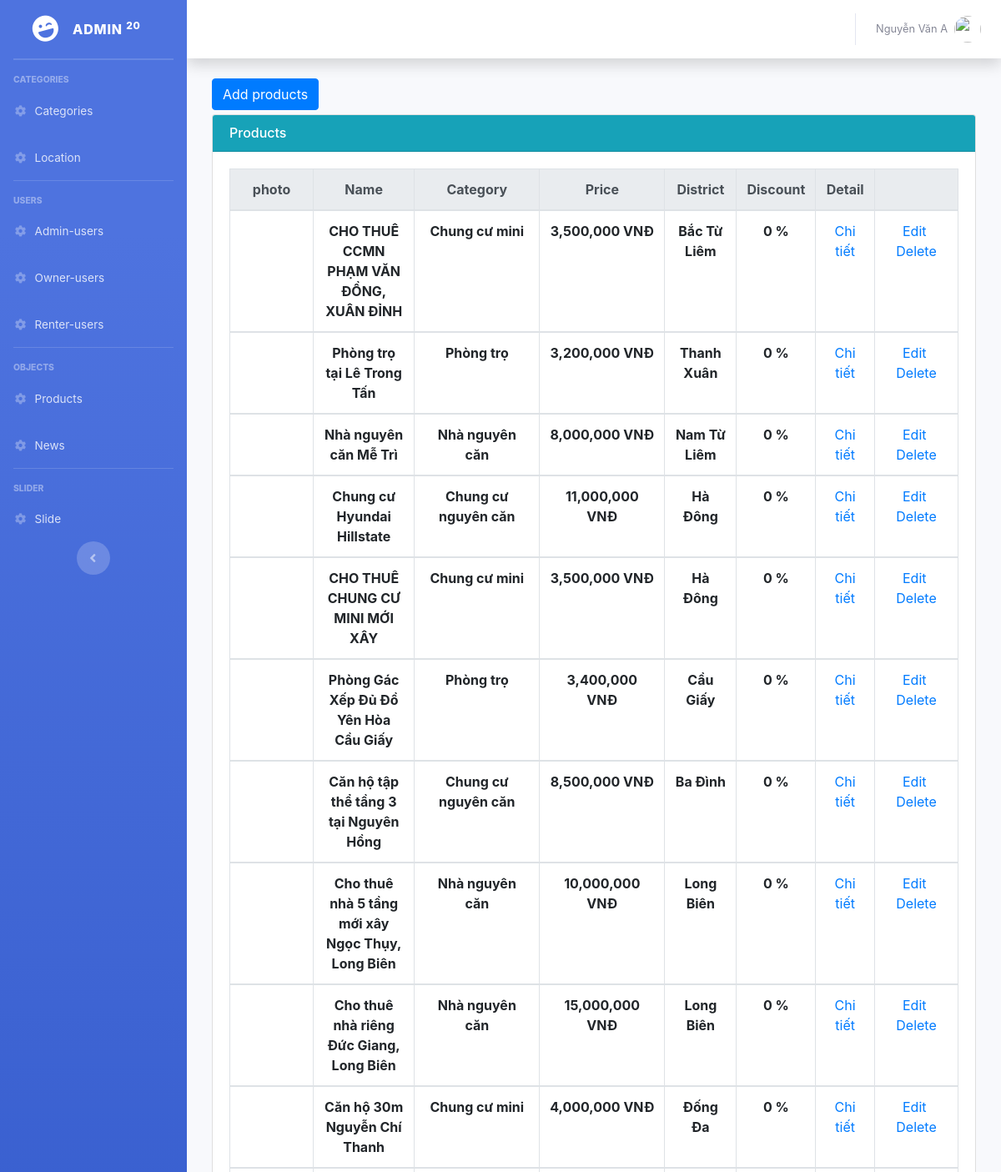
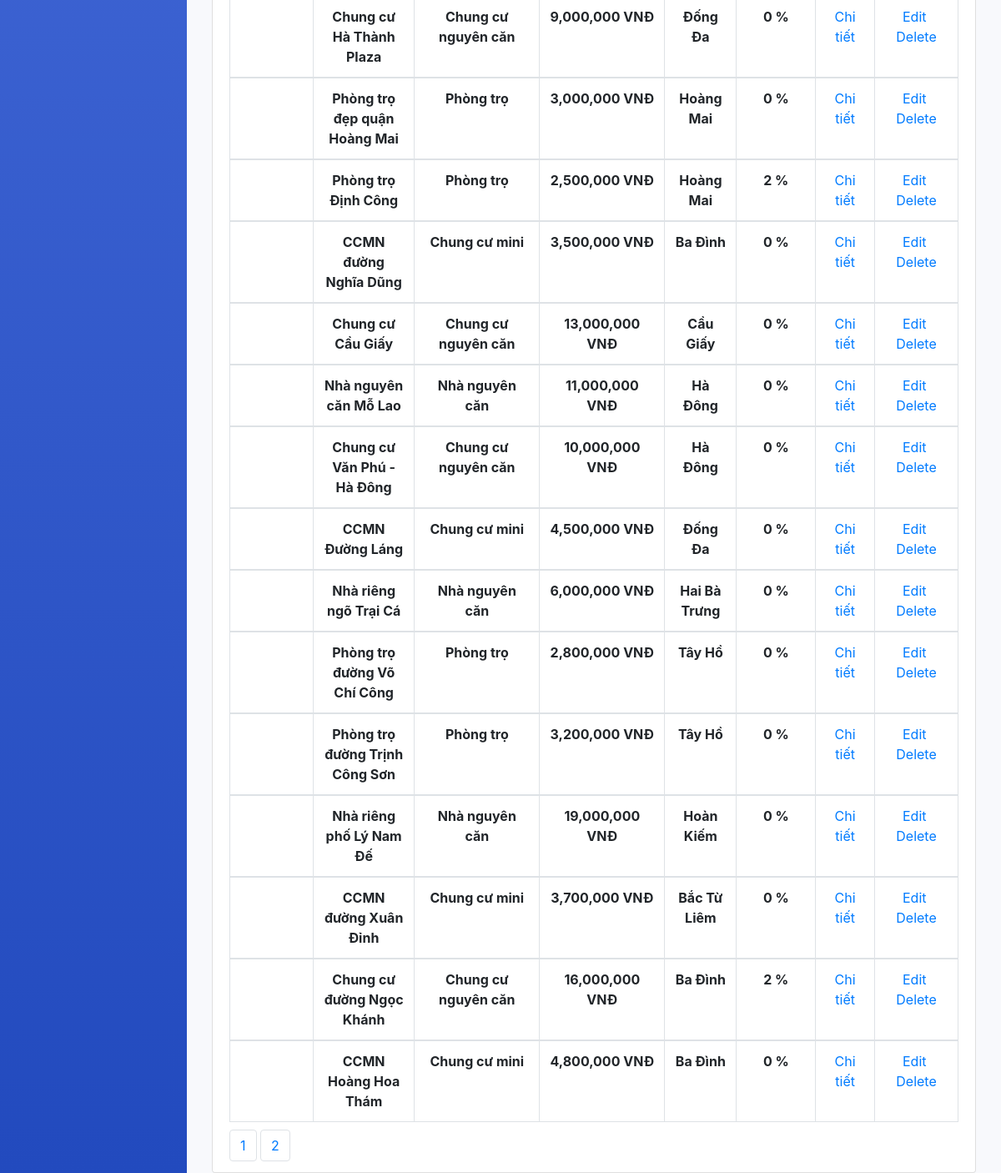
Page /Backend/Admin/index.php?controller=products&action=read (signed in) on the committed database (2 pictures, top to bottom).
### tables this page shows
CREATE TABLE `products` (
  `id` int(11) NOT NULL,
  `name` varchar(500) NOT NULL,
  `photo` varchar(255) NOT NULL,
  `owner_id` int(11) NOT NULL,
  `category_id` int(11) NOT NULL,
  `location_id` int(11) NOT NULL,
  `address` varchar(500) NOT NULL,
  `title` varchar(500) NOT NULL,
  `description` varchar(4000) NOT NULL,
  `area` double NOT NULL,
  `discount` double NOT NULL,
  `chung_chu` int(11) NOT NULL,
  `phong_tam` varchar(500) NOT NULL,
  `phong_bep` varchar(500) NOT NULL,
  `dieu_hoa` int(11) NOT NULL,
  `ban_cong` int(11) NOT NULL,
  `hot` int(11) NOT NULL,
  `gia_dien_nuoc` varchar(255) NOT NULL,
  `price` double NOT NULL,
  `quantities` int(11) NOT NULL,
  `date` date NOT NULL
);

CREATE TABLE `categories` (
  `id` int(11) NOT NULL,
  `name` varchar(255) NOT NULL
);

CREATE TABLE `location` (
  `id` int(11) NOT NULL,
  `name` varchar(500) NOT NULL
);

### Backend/Admin/Controllers/ProductsController.php (called while the page is built, shortened)
<?php
	include "Models/ProductsModel.php";
	class ProductsController extends ProductsModel{
		public function read(){
			$recordPerPage = 25;
			$numPage = ceil($this->modelTotal()/$recordPerPage);
			$listRecord = $this->modelRead($recordPerPage);
			include "Views/ProductsView.php";
		}
	}
 ?>

### Backend/Admin/Models/ProductsModel.php (called while the page is built, shortened)
<?php
	class ProductsModel{
		public function modelRead($recordPerPage){
			$total = $this->modelTotal();
			$numPage = ceil($total/$recordPerPage);
			$page = isset($_GET["p"]) && $_GET["p"] > 0 ? $_GET["p"]-1 : 0;
			$from = $page * $recordPerPage;
			$conn = Connection::getInstance();
			$query = $conn->query("select * from products order by id desc limit $from, $recordPerPage");
			return $query->fetchAll();
		}
		public function modelTotal(){
			$conn = Connection::getInstance();
			$query = $conn->query("select id from products order by id desc");
			return $query->rowCount();
		}
		public function modelGetCategoryName($id){
			$conn = Connection::getInstance();
			$query = $conn->query("select * from categories where id = $id");
			$record = $query->fetch();
			return $record->name;
		}
		public function modelGetLocationName($id){
			$conn = Connection::getInstance();
			$query = $conn->query("select * from location where id = $id");
			$record = $query->fetch();
			return $record->name;
		}
	}
 ?>

### Backend/Admin/Views/ProductsView.php (the view, shortened to what this page needs)
<div class="col-md-12" >
    <div style="margin-bottom:5px;">
        <a href="index.php?controller=products&action=create" class="btn btn-primary">Add products</a>
    </div>
    <div class="card card-primary">
        <h6 class="card-header bg-info" style="color: white">Products</h6>
        <div class="card-body">
            <table class="table table-bordered">
              <thead class="thead-light">
                <tr style="text-align: center;">
                  <th scope="col" style="width: 100px;">photo</th>
                  <th scope="col">Name</th>
                  <th scope="col" style="width: 150px;">Category</th>
                  <th scope="col" style="width: 150px;">Price</th>
                  <th scope="col">District</th>
                  <th scope="col" style="width: 80px;">Discount</th>
                  <th scope="col">Detail</th>
                  <th scope="col"style="width: 100px;"></th>
                </tr>
              </thead>
              <?php foreach($listRecord as $rows): ?>
              <tbody>
                <tr style="text-align: center;">
                  <td style="">
                  </td>
                  <th><?php echo $rows->name; ?></th>
                  <th><?php echo $this->modelGetCategoryName($rows->category_id); ?></th>
                  <th> <?php echo number_format($rows->price);?> VNĐ</th>
                  <th><?php echo $this->modelGetLocationName($rows->location_id); ?></th>
                  <th><?php echo number_format($rows->discount); ?> %</th>
                  <td><a href="index.php?controller=products&action=detail&id=<?php echo $rows->id;?>" class="label label-success">Chi tiết</a></td>
                  <td style="text-align:center;">
                    <a href="index.php?controller=products&action=update&id=<?php echo $rows->id; ?>">Edit</a>&nbsp;
                    <a href="index.php?controller=products&action=delete&id=<?php echo $rows->id; ?>" onclick="return window.confirm('Are you sure?');">Delete</a>
                  </td>
                </tr>
              </tbody>
              <?php endforeach; ?>
            </table>
            <ul class="pagination">
                <li class="page-item">
                    <?php for($i = 1; $i <= $numPage; $i++): ?>
                    <a href="index.php?controller=products&action=read&p=<?php echo $i; ?>" class="page-link"><?php echo $i; ?></a>
                    <?php endfor; ?>
                </li>
            </ul>
        </div>
    </div>
</div>

### Backend/Admin/Views/ProductsView.php (style rules this page uses)
.pagination { padding:0px; margin:0px; }
.page-link { display: inline; }

### rows in the picture
products: name "CHO THUÊ CCMN PHẠM VĂN ĐỒNG, XUÂN ĐỈNH", category.name "Chung cư mini", price "3,500,000", location.name "Bắc Từ Liêm", discount "0"
products: name "Phòng trọ tại Lê Trong Tấn", category.name "Phòng trọ", price "3,200,000", location.name "Thanh Xuân", discount "0"
products: name "Nhà nguyên căn Mễ Trì", category.name "Nhà nguyên căn", price "8,000,000", location.name "Nam Từ Liêm", discount "0"
products: name "Chung cư Hyundai Hillstate", category.name "Chung cư nguyên căn", price "11,000,000", location.name "Hà Đông", discount "0"
products: name "CHO THUÊ CHUNG CƯ MINI MỚI XÂY", category.name "Chung cư mini", price "3,500,000", location.name "Hà Đông", discount "0"
products: name "Phòng Gác Xếp Đủ Đồ Yên Hòa Cầu Giấy", category.name "Phòng trọ", price "3,400,000", location.name "Cầu Giấy", discount "0"
products: name "Căn hộ tập thể tầng 3 tại Nguyên Hồng", category.name "Chung cư nguyên căn", price "8,500,000", location.name "Ba Đình", discount "0"
products: name "Cho thuê nhà 5 tầng mới xây Ngọc Thụy, Long Biên", category.name "Nhà nguyên căn", price "10,000,000", location.name "Long Biên", discount "0"
products: name "Cho thuê nhà riêng Đức Giang, Long Biên", category.name "Nhà nguyên căn", price "15,000,000", location.name "Long Biên", discount "0"
products: name "Căn hộ 30m Nguyễn Chí Thanh", category.name "Chung cư mini", price "4,000,000", location.name "Đống Đa", discount "0"
products: name "Chung cư Hà Thành Plaza", category.name "Chung cư nguyên căn", price "9,000,000", location.name "Đống Đa", discount "0"
products: name "Phòng trọ đẹp quận Hoàng Mai", category.name "Phòng trọ", price "3,000,000", location.name "Hoàng Mai", discount "0"
products: name "Phòng trọ Định Công", category.name "Phòng trọ", price "2,500,000", location.name "Hoàng Mai", discount "2"
products: name "CCMN đường Nghĩa Dũng", category.name "Chung cư mini", price "3,500,000", location.name "Ba Đình", discount "0"
products: name "Chung cư Cầu Giấy", category.name "Chung cư nguyên căn", price "13,000,000", location.name "Cầu Giấy", discount "0"
products: name "Nhà nguyên căn Mỗ Lao", category.name "Nhà nguyên căn", price "11,000,000", location.name "Hà Đông", discount "0"
products: name "Chung cư Văn Phú - Hà Đông", category.name "Chung cư nguyên căn", price "10,000,000", location.name "Hà Đông", discount "0"
products: name "CCMN Đường Láng", category.name "Chung cư mini", price "4,500,000", location.name "Đống Đa", discount "0"
products: name "Nhà riêng ngõ Trại Cá", category.name "Nhà nguyên căn", price "6,000,000", location.name "Hai Bà Trưng", discount "0"
products: name "Phòng trọ đường Võ Chí Công", category.name "Phòng trọ", price "2,800,000", location.name "Tây Hồ", discount "0"
products: name "Phòng trọ đường Trịnh Công Sơn", category.name "Phòng trọ", price "3,200,000", location.name "Tây Hồ", discount "0"
products: name "Nhà riêng phố Lý Nam Đế", category.name "Nhà nguyên căn", price "19,000,000", location.name "Hoàn Kiếm", discount "0"
products: name "CCMN đường Xuân Đỉnh", category.name "Chung cư mini", price "3,700,000", location.name "Bắc Từ Liêm", discount "0"
products: name "Chung cư đường Ngọc Khánh", category.name "Chung cư nguyên căn", price "16,000,000", location.name "Ba Đình", discount "2"
products: name "CCMN Hoàng Hoa Thám", category.name "Chung cư mini", price "4,800,000", location.name "Ba Đình", discount "0"

### other values in the picture
$_SESSION["AdminName"] "Nguyễn Văn A"
